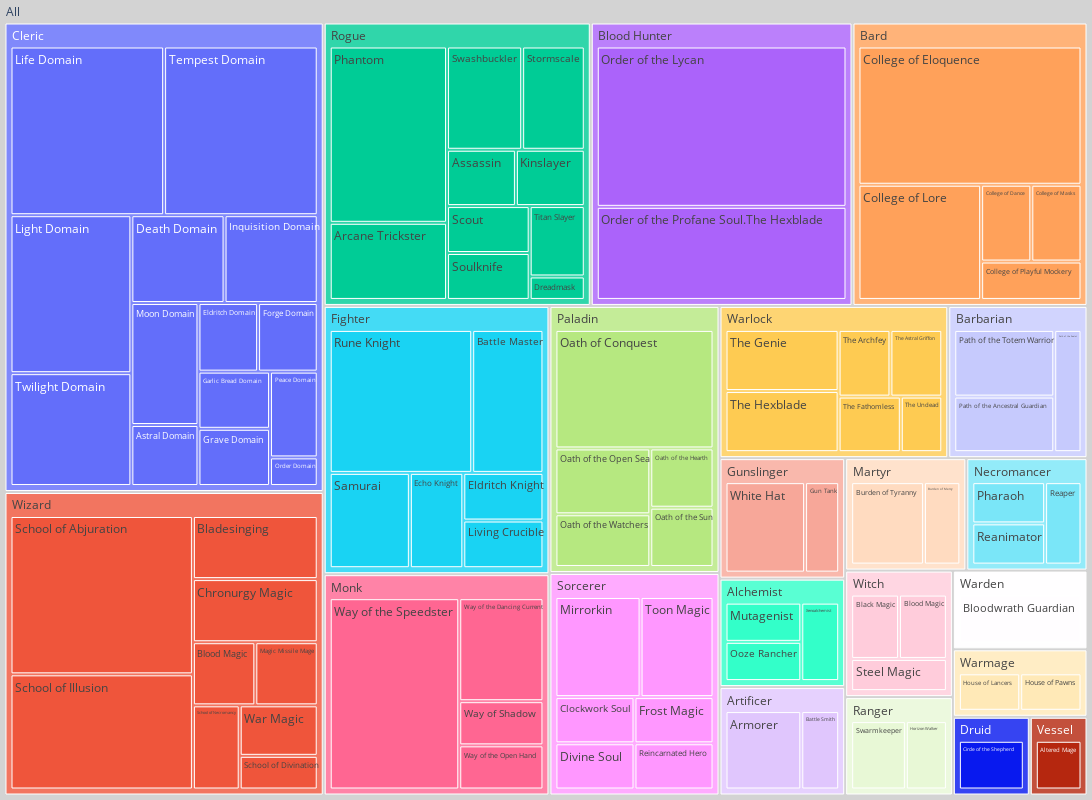

Notebook source saved alongside this figure:
### Code cell
Display_Fig(Table_Class_Level, ["Class", "Sub-Class", "C_Count"])

### Figure 1 — Plotly figure (JSON) as saved in the notebook; plotly's stock layout.template omitted (floating-point values rounded to 4 significant figures; data arrays with more than 128 entries replaced by an {"elided": "..."} marker saying what was removed)
{"data": [{"branchvalues": "total", "domain": {"x": [0, 1], "y": [0, 1]}, "hovertemplate": "labels=%{label}<br>L_Count=%{value}<br>parent=%{parent}<br>id=%{id}<extra></extra>", "ids": {"elided": "516 str values"}, "labels": {"elided": "516 str values"}, "name": "", "parents": {"elided": "516 str values"}, "values": {"elided": "516 int values"}, "type": "treemap", "root": {"color": "lightgrey"}}], "layout": {"legend": {"tracegroupgap": 0}, "margin": {"t": 0, "l": 0, "r": 0, "b": 0}, "autosize": false, "width": 1100, "height": 800}}
